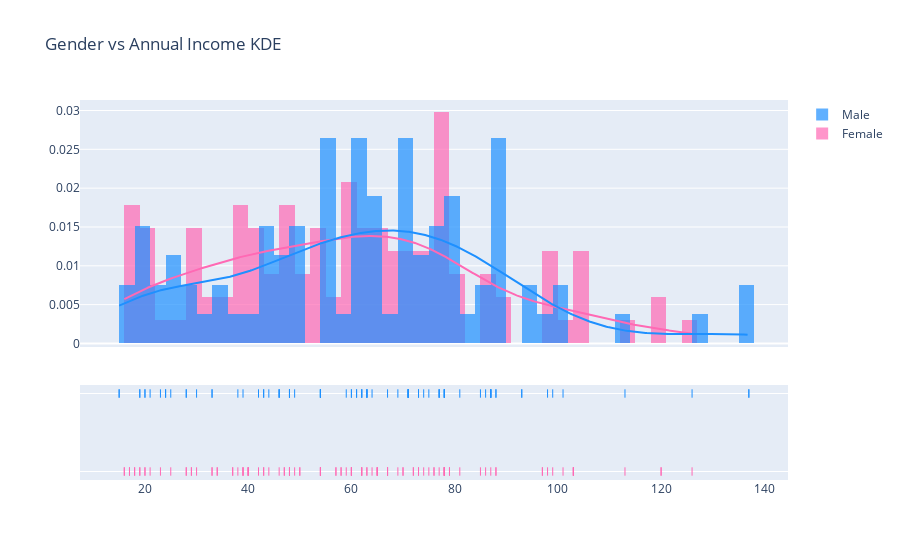
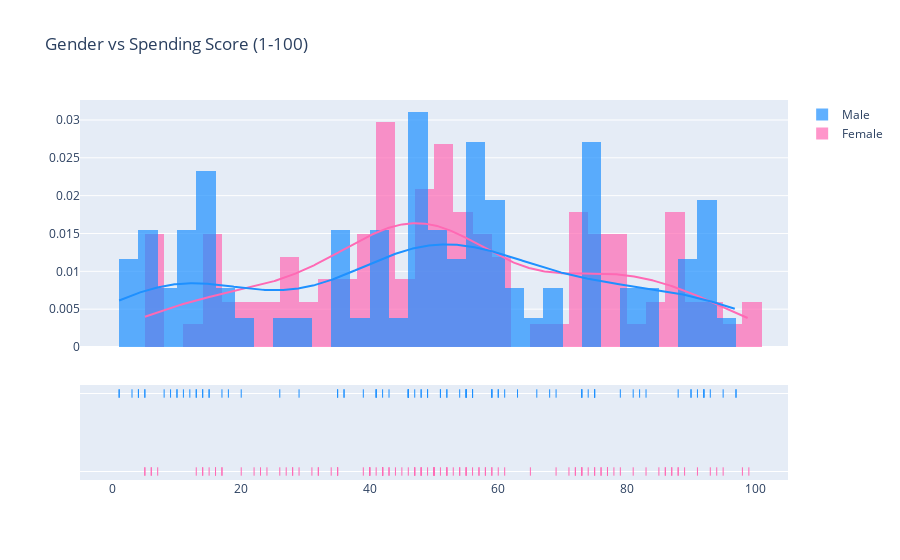
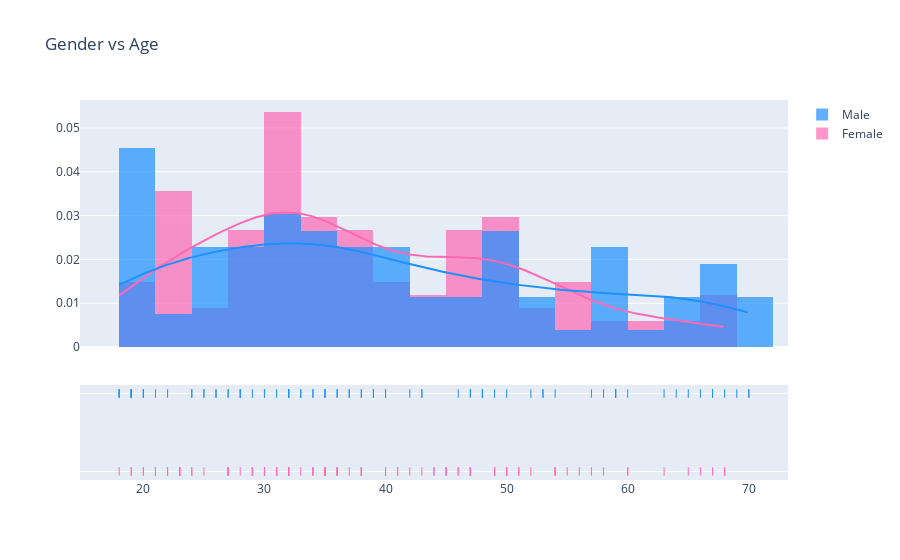

The cell these charts' notebook holds for them, in order:
### Code cell
import plotly.figure_factory as ff

fig = ff.create_distplot([df[df['Gender']=='Female']['Annual Income (k$)'], df[df['Gender']=='Male']['Annual Income (k$)']],
                         group_labels=['Female', 'Male'], bin_size=3, histnorm='probability density', colors=colors)

fig.update_layout(title='Gender vs Annual Income KDE')
fig.show()

fig = ff.create_distplot([df[df['Gender']=='Female']['Spending Score (1-100)'], df[df['Gender']=='Male']['Spending Score (1-100)']],
                         group_labels=['Female', 'Male'], bin_size=3, histnorm='probability density', colors=colors)

fig.update_layout(title='Gender vs Spending Score (1-100)')
fig.show()
fig = ff.create_distplot([df[df['Gender']=='Female']['Age'], df[df['Gender']=='Male']['Age']],
                         group_labels=['Female', 'Male'], bin_size=3, histnorm='probability density', colors=colors)

fig.update_layout(title='Gender vs Age')
fig.show()

### Figure 1 — Plotly figure (JSON) as saved in the notebook; plotly's stock layout.template omitted (floating-point values rounded to 4 significant figures; data arrays with more than 128 entries replaced by an {"elided": "..."} marker saying what was removed)
{"data": [{"autobinx": false, "histnorm": "probability density", "legendgroup": "Female", "marker": {"color": "#FF69B4"}, "name": "Female", "opacity": 0.7, "type": "histogram", "x": [16, 16, 17, 17, 18, 18, 19, 19, 20, 20, 21, 23, 25, 28, 28, 29, 29, 30, 33, 33, 34, 34, 37, 37, 38, 39, 39, 39, 40, 40, 40, 40, 42, 43, 43, 44, 46, 47, 47, 48, 48, 48, 49, 50, 50, 54, 54, 54, 54, 54, 57, 57, 58, 58, 59, 60, 60, 60, 60, 62, 62, 62, 63, 63, 64, 65, 65, 65, 65, 67, 67, 67, 69, 70, 70, 72, 72, 73, 73, 74, 75, 76, 76, 77, 78, 78, 78, 78, 78, 78, 78, 79, 79, 81, 85, 86, 87, 88, 88, 97, 97, 98, 99, 101, 103, 103, 103, 103, 113, 120, 120, 126], "xaxis": "x", "xbins": {"end": 126, "size": 3, "start": 16}, "yaxis": "y"}, {"autobinx": false, "histnorm": "probability density", "legendgroup": "Male", "marker": {"color": "#1E90FF"}, "name": "Male", "opacity": 0.7, "type": "histogram", "x": [15, 15, 19, 19, 20, 20, 21, 23, 24, 24, 25, 28, 28, 30, 33, 33, 38, 39, 42, 43, 43, 44, 46, 46, 46, 48, 48, 48, 49, 54, 54, 54, 54, 54, 54, 54, 59, 60, 60, 61, 61, 62, 62, 62, 63, 63, 63, 63, 64, 67, 69, 71, 71, 71, 71, 71, 71, 73, 73, 74, 75, 77, 77, 77, 78, 78, 78, 78, 78, 81, 85, 86, 87, 87, 87, 87, 87, 88, 88, 93, 93, 98, 99, 101, 113, 126, 137, 137], "xaxis": "x", "xbins": {"end": 137, "size": 3, "start": 15}, "yaxis": "y"}, {"legendgroup": "Female", "marker": {"color": "#FF69B4"}, "mode": "lines", "name": "Female", "showlegend": false, "type": "scatter", "x": {"elided": "500 float values"}, "xaxis": "x", "y": {"elided": "500 float values"}, "yaxis": "y"}, {"legendgroup": "Male", "marker": {"color": "#1E90FF"}, "mode": "lines", "name": "Male", "showlegend": false, "type": "scatter", "x": {"elided": "500 float values"}, "xaxis": "x", "y": {"elided": "500 float values"}, "yaxis": "y"}, {"legendgroup": "Female", "marker": {"color": "#FF69B4", "symbol": "line-ns-open"}, "mode": "markers", "name": "Female", "showlegend": false, "type": "scatter", "x": [16, 16, 17, 17, 18, 18, 19, 19, 20, 20, 21, 23, 25, 28, 28, 29, 29, 30, 33, 33, 34, 34, 37, 37, 38, 39, 39, 39, 40, 40, 40, 40, 42, 43, 43, 44, 46, 47, 47, 48, 48, 48, 49, 50, 50, 54, 54, 54, 54, 54, 57, 57, 58, 58, 59, 60, 60, 60, 60, 62, 62, 62, 63, 63, 64, 65, 65, 65, 65, 67, 67, 67, 69, 70, 70, 72, 72, 73, 73, 74, 75, 76, 76, 77, 78, 78, 78, 78, 78, 78, 78, 79, 79, 81, 85, 86, 87, 88, 88, 97, 97, 98, 99, 101, 103, 103, 103, 103, 113, 120, 120, 126], "xaxis": "x", "y": ["Female", "Female", "Female", "Female", "Female", "Female", "Female", "Female", "Female", "Female", "Female", "Female", "Female", "Female", "Female", "Female", "Female", "Female", "Female", "Female", "Female", "Female", "Female", "Female", "Female", "Female", "Female", "Female", "Female", "Female", "Female", "Female", "Female", "Female", "Female", "Female", "Female", "Female", "Female", "Female", "Female", "Female", "Female", "Female", "Female", "Female", "Female", "Female", "Female", "Female", "Female", "Female", "Female", "Female", "Female", "Female", "Female", "Female", "Female", "Female", "Female", "Female", "Female", "Female", "Female", "Female", "Female", "Female", "Female", "Female", "Female", "Female", "Female", "Female", "Female", "Female", "Female", "Female", "Female", "Female", "Female", "Female", "Female", "Female", "Female", "Female", "Female", "Female", "Female", "Female", "Female", "Female", "Female", "Female", "Female", "Female", "Female", "Female", "Female", "Female", "Female", "Female", "Female", "Female", "Female", "Female", "Female", "Female", "Female", "Female", "Female", "Female"], "yaxis": "y2"}, {"legendgroup": "Male", "marker": {"color": "#1E90FF", "symbol": "line-ns-open"}, "mode": "markers", "name": "Male", "showlegend": false, "type": "scatter", "x": [15, 15, 19, 19, 20, 20, 21, 23, 24, 24, 25, 28, 28, 30, 33, 33, 38, 39, 42, 43, 43, 44, 46, 46, 46, 48, 48, 48, 49, 54, 54, 54, 54, 54, 54, 54, 59, 60, 60, 61, 61, 62, 62, 62, 63, 63, 63, 63, 64, 67, 69, 71, 71, 71, 71, 71, 71, 73, 73, 74, 75, 77, 77, 77, 78, 78, 78, 78, 78, 81, 85, 86, 87, 87, 87, 87, 87, 88, 88, 93, 93, 98, 99, 101, 113, 126, 137, 137], "xaxis": "x", "y": ["Male", "Male", "Male", "Male", "Male", "Male", "Male", "Male", "Male", "Male", "Male", "Male", "Male", "Male", "Male", "Male", "Male", "Male", "Male", "Male", "Male", "Male", "Male", "Male", "Male", "Male", "Male", "Male", "Male", "Male", "Male", "Male", "Male", "Male", "Male", "Male", "Male", "Male", "Male", "Male", "Male", "Male", "Male", "Male", "Male", "Male", "Male", "Male", "Male", "Male", "Male", "Male", "Male", "Male", "Male", "Male", "Male", "Male", "Male", "Male", "Male", "Male", "Male", "Male", "Male", "Male", "Male", "Male", "Male", "Male", "Male", "Male", "Male", "Male", "Male", "Male", "Male", "Male", "Male", "Male", "Male", "Male", "Male", "Male", "Male", "Male", "Male", "Male"], "yaxis": "y2"}], "layout": {"barmode": "overlay", "hovermode": "closest", "legend": {"traceorder": "reversed"}, "title": {"text": "Gender vs Annual Income KDE"}, "xaxis": {"anchor": "y2", "domain": [0, 1], "zeroline": false}, "yaxis": {"anchor": "free", "domain": [0.35, 1], "position": 0}, "yaxis2": {"anchor": "x", "domain": [0, 0.25], "dtick": 1, "showticklabels": false}}}

### Figure 2 — Plotly figure (JSON) as saved in the notebook; plotly's stock layout.template omitted (floating-point values rounded to 4 significant figures; data arrays with more than 128 entries replaced by an {"elided": "..."} marker saying what was removed)
{"data": [{"autobinx": false, "histnorm": "probability density", "legendgroup": "Female", "marker": {"color": "#FF69B4"}, "name": "Female", "opacity": 0.7, "type": "histogram", "x": [6, 77, 40, 76, 6, 94, 72, 99, 15, 77, 35, 98, 5, 14, 32, 31, 87, 73, 14, 81, 17, 73, 26, 75, 35, 61, 28, 65, 55, 47, 42, 42, 52, 54, 45, 50, 51, 52, 59, 50, 48, 47, 42, 49, 56, 53, 52, 42, 44, 57, 58, 55, 60, 46, 55, 40, 42, 47, 50, 41, 48, 42, 50, 54, 42, 48, 50, 43, 59, 43, 57, 40, 58, 29, 77, 34, 71, 88, 7, 72, 5, 40, 87, 74, 22, 20, 76, 16, 89, 78, 73, 35, 83, 93, 75, 95, 27, 13, 86, 32, 86, 88, 39, 24, 17, 85, 23, 69, 91, 16, 79, 28], "xaxis": "x", "xbins": {"end": 99, "size": 3, "start": 5}, "yaxis": "y"}, {"autobinx": false, "histnorm": "probability density", "legendgroup": "Male", "marker": {"color": "#1E90FF"}, "name": "Male", "opacity": 0.7, "type": "histogram", "x": [39, 81, 3, 14, 13, 79, 66, 29, 35, 73, 73, 82, 61, 4, 4, 92, 92, 36, 60, 60, 41, 46, 46, 56, 55, 51, 59, 59, 55, 47, 54, 48, 51, 55, 41, 46, 41, 49, 52, 42, 49, 59, 55, 56, 46, 43, 48, 52, 46, 56, 91, 35, 95, 11, 75, 9, 75, 5, 73, 10, 93, 12, 97, 36, 90, 17, 88, 1, 1, 5, 26, 20, 63, 13, 75, 10, 92, 15, 69, 14, 90, 15, 97, 68, 8, 74, 18, 83], "xaxis": "x", "xbins": {"end": 97, "size": 3, "start": 1}, "yaxis": "y"}, {"legendgroup": "Female", "marker": {"color": "#FF69B4"}, "mode": "lines", "name": "Female", "showlegend": false, "type": "scatter", "x": {"elided": "500 float values"}, "xaxis": "x", "y": {"elided": "500 float values"}, "yaxis": "y"}, {"legendgroup": "Male", "marker": {"color": "#1E90FF"}, "mode": "lines", "name": "Male", "showlegend": false, "type": "scatter", "x": {"elided": "500 float values"}, "xaxis": "x", "y": {"elided": "500 float values"}, "yaxis": "y"}, {"legendgroup": "Female", "marker": {"color": "#FF69B4", "symbol": "line-ns-open"}, "mode": "markers", "name": "Female", "showlegend": false, "type": "scatter", "x": [6, 77, 40, 76, 6, 94, 72, 99, 15, 77, 35, 98, 5, 14, 32, 31, 87, 73, 14, 81, 17, 73, 26, 75, 35, 61, 28, 65, 55, 47, 42, 42, 52, 54, 45, 50, 51, 52, 59, 50, 48, 47, 42, 49, 56, 53, 52, 42, 44, 57, 58, 55, 60, 46, 55, 40, 42, 47, 50, 41, 48, 42, 50, 54, 42, 48, 50, 43, 59, 43, 57, 40, 58, 29, 77, 34, 71, 88, 7, 72, 5, 40, 87, 74, 22, 20, 76, 16, 89, 78, 73, 35, 83, 93, 75, 95, 27, 13, 86, 32, 86, 88, 39, 24, 17, 85, 23, 69, 91, 16, 79, 28], "xaxis": "x", "y": ["Female", "Female", "Female", "Female", "Female", "Female", "Female", "Female", "Female", "Female", "Female", "Female", "Female", "Female", "Female", "Female", "Female", "Female", "Female", "Female", "Female", "Female", "Female", "Female", "Female", "Female", "Female", "Female", "Female", "Female", "Female", "Female", "Female", "Female", "Female", "Female", "Female", "Female", "Female", "Female", "Female", "Female", "Female", "Female", "Female", "Female", "Female", "Female", "Female", "Female", "Female", "Female", "Female", "Female", "Female", "Female", "Female", "Female", "Female", "Female", "Female", "Female", "Female", "Female", "Female", "Female", "Female", "Female", "Female", "Female", "Female", "Female", "Female", "Female", "Female", "Female", "Female", "Female", "Female", "Female", "Female", "Female", "Female", "Female", "Female", "Female", "Female", "Female", "Female", "Female", "Female", "Female", "Female", "Female", "Female", "Female", "Female", "Female", "Female", "Female", "Female", "Female", "Female", "Female", "Female", "Female", "Female", "Female", "Female", "Female", "Female", "Female"], "yaxis": "y2"}, {"legendgroup": "Male", "marker": {"color": "#1E90FF", "symbol": "line-ns-open"}, "mode": "markers", "name": "Male", "showlegend": false, "type": "scatter", "x": [39, 81, 3, 14, 13, 79, 66, 29, 35, 73, 73, 82, 61, 4, 4, 92, 92, 36, 60, 60, 41, 46, 46, 56, 55, 51, 59, 59, 55, 47, 54, 48, 51, 55, 41, 46, 41, 49, 52, 42, 49, 59, 55, 56, 46, 43, 48, 52, 46, 56, 91, 35, 95, 11, 75, 9, 75, 5, 73, 10, 93, 12, 97, 36, 90, 17, 88, 1, 1, 5, 26, 20, 63, 13, 75, 10, 92, 15, 69, 14, 90, 15, 97, 68, 8, 74, 18, 83], "xaxis": "x", "y": ["Male", "Male", "Male", "Male", "Male", "Male", "Male", "Male", "Male", "Male", "Male", "Male", "Male", "Male", "Male", "Male", "Male", "Male", "Male", "Male", "Male", "Male", "Male", "Male", "Male", "Male", "Male", "Male", "Male", "Male", "Male", "Male", "Male", "Male", "Male", "Male", "Male", "Male", "Male", "Male", "Male", "Male", "Male", "Male", "Male", "Male", "Male", "Male", "Male", "Male", "Male", "Male", "Male", "Male", "Male", "Male", "Male", "Male", "Male", "Male", "Male", "Male", "Male", "Male", "Male", "Male", "Male", "Male", "Male", "Male", "Male", "Male", "Male", "Male", "Male", "Male", "Male", "Male", "Male", "Male", "Male", "Male", "Male", "Male", "Male", "Male", "Male", "Male"], "yaxis": "y2"}], "layout": {"barmode": "overlay", "hovermode": "closest", "legend": {"traceorder": "reversed"}, "title": {"text": "Gender vs Spending Score (1-100)"}, "xaxis": {"anchor": "y2", "domain": [0, 1], "zeroline": false}, "yaxis": {"anchor": "free", "domain": [0.35, 1], "position": 0}, "yaxis2": {"anchor": "x", "domain": [0, 0.25], "dtick": 1, "showticklabels": false}}}

### Figure 3 — Plotly figure (JSON) as saved in the notebook; plotly's stock layout.template omitted (floating-point values rounded to 4 significant figures; data arrays with more than 128 entries replaced by an {"elided": "..."} marker saying what was removed)
{"data": [{"autobinx": false, "histnorm": "probability density", "legendgroup": "Female", "marker": {"color": "#FF69B4"}, "name": "Female", "opacity": 0.7, "type": "histogram", "x": [20, 23, 31, 22, 35, 23, 30, 35, 58, 24, 35, 35, 46, 54, 45, 40, 23, 21, 49, 21, 42, 30, 36, 20, 65, 31, 49, 24, 50, 27, 29, 31, 49, 31, 50, 51, 27, 67, 54, 43, 68, 32, 47, 60, 60, 45, 23, 49, 46, 21, 55, 22, 34, 50, 68, 40, 32, 47, 27, 23, 49, 21, 66, 19, 38, 18, 19, 63, 49, 51, 50, 38, 40, 23, 31, 25, 31, 29, 44, 35, 57, 28, 32, 32, 34, 44, 38, 47, 27, 30, 30, 56, 29, 31, 36, 33, 36, 52, 30, 37, 32, 29, 41, 54, 41, 36, 34, 32, 38, 47, 35, 45], "xaxis": "x", "xbins": {"end": 68, "size": 3, "start": 18}, "yaxis": "y"}, {"autobinx": false, "histnorm": "probability density", "legendgroup": "Male", "marker": {"color": "#1E90FF"}, "name": "Male", "opacity": 0.7, "type": "histogram", "x": [19, 21, 64, 67, 37, 22, 20, 52, 35, 25, 31, 29, 35, 60, 53, 18, 24, 48, 33, 59, 47, 69, 53, 70, 19, 63, 18, 19, 70, 59, 26, 40, 57, 38, 67, 48, 18, 48, 24, 48, 20, 67, 26, 49, 54, 68, 66, 65, 19, 27, 39, 43, 40, 59, 38, 47, 39, 20, 32, 19, 32, 25, 28, 48, 34, 43, 39, 37, 34, 19, 50, 42, 32, 40, 28, 36, 36, 58, 27, 59, 35, 46, 30, 28, 33, 32, 32, 30], "xaxis": "x", "xbins": {"end": 70, "size": 3, "start": 18}, "yaxis": "y"}, {"legendgroup": "Female", "marker": {"color": "#FF69B4"}, "mode": "lines", "name": "Female", "showlegend": false, "type": "scatter", "x": {"elided": "500 float values"}, "xaxis": "x", "y": {"elided": "500 float values"}, "yaxis": "y"}, {"legendgroup": "Male", "marker": {"color": "#1E90FF"}, "mode": "lines", "name": "Male", "showlegend": false, "type": "scatter", "x": {"elided": "500 float values"}, "xaxis": "x", "y": {"elided": "500 float values"}, "yaxis": "y"}, {"legendgroup": "Female", "marker": {"color": "#FF69B4", "symbol": "line-ns-open"}, "mode": "markers", "name": "Female", "showlegend": false, "type": "scatter", "x": [20, 23, 31, 22, 35, 23, 30, 35, 58, 24, 35, 35, 46, 54, 45, 40, 23, 21, 49, 21, 42, 30, 36, 20, 65, 31, 49, 24, 50, 27, 29, 31, 49, 31, 50, 51, 27, 67, 54, 43, 68, 32, 47, 60, 60, 45, 23, 49, 46, 21, 55, 22, 34, 50, 68, 40, 32, 47, 27, 23, 49, 21, 66, 19, 38, 18, 19, 63, 49, 51, 50, 38, 40, 23, 31, 25, 31, 29, 44, 35, 57, 28, 32, 32, 34, 44, 38, 47, 27, 30, 30, 56, 29, 31, 36, 33, 36, 52, 30, 37, 32, 29, 41, 54, 41, 36, 34, 32, 38, 47, 35, 45], "xaxis": "x", "y": ["Female", "Female", "Female", "Female", "Female", "Female", "Female", "Female", "Female", "Female", "Female", "Female", "Female", "Female", "Female", "Female", "Female", "Female", "Female", "Female", "Female", "Female", "Female", "Female", "Female", "Female", "Female", "Female", "Female", "Female", "Female", "Female", "Female", "Female", "Female", "Female", "Female", "Female", "Female", "Female", "Female", "Female", "Female", "Female", "Female", "Female", "Female", "Female", "Female", "Female", "Female", "Female", "Female", "Female", "Female", "Female", "Female", "Female", "Female", "Female", "Female", "Female", "Female", "Female", "Female", "Female", "Female", "Female", "Female", "Female", "Female", "Female", "Female", "Female", "Female", "Female", "Female", "Female", "Female", "Female", "Female", "Female", "Female", "Female", "Female", "Female", "Female", "Female", "Female", "Female", "Female", "Female", "Female", "Female", "Female", "Female", "Female", "Female", "Female", "Female", "Female", "Female", "Female", "Female", "Female", "Female", "Female", "Female", "Female", "Female", "Female", "Female"], "yaxis": "y2"}, {"legendgroup": "Male", "marker": {"color": "#1E90FF", "symbol": "line-ns-open"}, "mode": "markers", "name": "Male", "showlegend": false, "type": "scatter", "x": [19, 21, 64, 67, 37, 22, 20, 52, 35, 25, 31, 29, 35, 60, 53, 18, 24, 48, 33, 59, 47, 69, 53, 70, 19, 63, 18, 19, 70, 59, 26, 40, 57, 38, 67, 48, 18, 48, 24, 48, 20, 67, 26, 49, 54, 68, 66, 65, 19, 27, 39, 43, 40, 59, 38, 47, 39, 20, 32, 19, 32, 25, 28, 48, 34, 43, 39, 37, 34, 19, 50, 42, 32, 40, 28, 36, 36, 58, 27, 59, 35, 46, 30, 28, 33, 32, 32, 30], "xaxis": "x", "y": ["Male", "Male", "Male", "Male", "Male", "Male", "Male", "Male", "Male", "Male", "Male", "Male", "Male", "Male", "Male", "Male", "Male", "Male", "Male", "Male", "Male", "Male", "Male", "Male", "Male", "Male", "Male", "Male", "Male", "Male", "Male", "Male", "Male", "Male", "Male", "Male", "Male", "Male", "Male", "Male", "Male", "Male", "Male", "Male", "Male", "Male", "Male", "Male", "Male", "Male", "Male", "Male", "Male", "Male", "Male", "Male", "Male", "Male", "Male", "Male", "Male", "Male", "Male", "Male", "Male", "Male", "Male", "Male", "Male", "Male", "Male", "Male", "Male", "Male", "Male", "Male", "Male", "Male", "Male", "Male", "Male", "Male", "Male", "Male", "Male", "Male", "Male", "Male"], "yaxis": "y2"}], "layout": {"barmode": "overlay", "hovermode": "closest", "legend": {"traceorder": "reversed"}, "title": {"text": "Gender vs Age"}, "xaxis": {"anchor": "y2", "domain": [0, 1], "zeroline": false}, "yaxis": {"anchor": "free", "domain": [0.35, 1], "position": 0}, "yaxis2": {"anchor": "x", "domain": [0, 0.25], "dtick": 1, "showticklabels": false}}}
